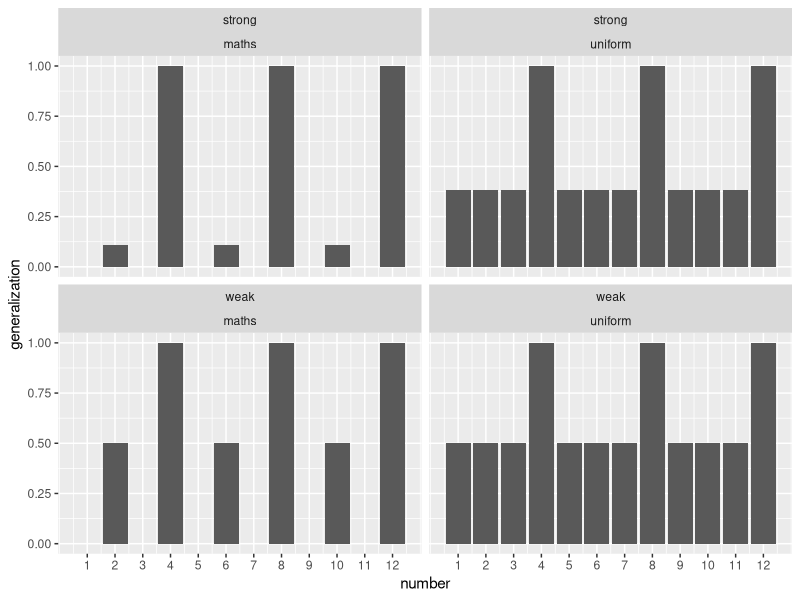

Generate this figure with R:
# todo: use crossing rather than expand.grid


# Code for the number game

library(ggplot2)
library(tidyverse)

# make list (PG) that includes
#   - posterior computed by combining likelihood and prior
#   - generalizations that emerge from this posterior

make_pg<- function(obs, hs, prior, likelihood, priorname, likelihoodname) {

  pg <- list()

  posterior <- prior # initialise the posterior at the prior
  for( o in obs ) { # loop over the observations
    posterior <- posterior * likelihood[,o] # update the posterior 
  }
  
  # "normalise" the posterior so that it sums to 1
  posterior <- posterior / sum( posterior ) 
  pg$p <- posterior

  # now compute the probability that a particular value will turn out to belong   # to the true concept
  n = ncol(likelihood)
  gen <- vector( length=n )
  for( v in 1:n ) {
    consistentHypotheses <- as.logical(hs[,v])
    gen[v] <- sum( posterior[consistentHypotheses] ) 
  }

  # create tibble for subsequent plotting
  x = 1:n
  g <- tibble(x=x)
  g$gen<- gen
  g$prior <- priorname
  g$likelihood <- likelihoodname 
  pg$g <- g

  return(pg)
}

numbergame <- function( obs, plot=TRUE ) {

  n <-  12

  # set up data frame with all possible hypotheses

  hs_all <-  expand.grid(replicate(n, 0:1, simplify = FALSE))
  colnames(hs_all) <- paste("V", 1:n, sep="")
  # drop the empty hypothesis
  hs_all <- hs_all[-1,]
  browser()

  # number of hypotheses
  nH <- nrow(hs_all)
  
  # specify a uniform prior distribution over the full hypothesis space
  prior <- rep.int( 1/nH, nH )
  hs_all$uprior <- prior
  
  # set up data frame with mathematical hypotheses

  hs_math_ex <- list( c(1,2,4,8), c(2,4,6,8,10,12), c(3,6,9,12), c(4,8,12), c(5,10), c(6,12), c(1,4,9), c(1,8) )
  
  nH_math = length(hs_math_ex)
  hs_math <- matrix(0, nH_math,n)
  for (i in 1:length(hs_math_ex)) {
    extension <- hs_math_ex[[i]]
    hs_math[i,extension] <- 1
  }
  hs_math <- as.data.frame(hs_math)

  prior_math <- rep.int( 1/nH_math, nH_math )

  hs_math$mprior <- prior_math

  # combine hs_all and hs_math

  hs <- merge(hs_all, hs_math, all=TRUE)
  hs[is.na(hs)] <- 0

  # relative weight for mathematical hypothesis space compared to full 
  # hypothesis space
  w_math <- 10
  hs$cprior <- hs$mprior + w_math * hs$mprior
  hs$cprior <- hs$cprior / sum(hs$cprior)

  # matrix containing likelihoods for all possible values between 1 and n, 
  # as specified by all nH hypotheses

  sizes <- rowSums(hs[,1:n])

  # strong sampling likelihood
  likelihood_strong <- hs[,1:n]/sizes
  # weak sampling likelihood
  likelihood_weak  <- hs[,1:n] 

  allpg <- list()

  allpg$u_strong <- make_pg(obs, hs[,1:n], hs$uprior, likelihood_strong, "uniform", "strong")
  allpg$u_weak <- make_pg(obs, hs[,1:n], hs$uprior, likelihood_weak, "uniform", "weak")
  allpg$m_strong <- make_pg(obs, hs[,1:n], hs$mprior, likelihood_strong, "maths", "strong")
  allpg$m_weak <- make_pg(obs, hs[,1:n], hs$mprior, likelihood_weak, "maths", "weak")

  output <- rbind(
    allpg$u_strong$g,
    allpg$u_weak$g,
    allpg$m_strong$g,
    allpg$m_weak$g
  )

  if( plot==TRUE ) {
    pic <- output  %>%
        ggplot(aes(x = x, y = gen)) +
        geom_col() +
        scale_x_continuous(breaks=1:n) +  
        facet_wrap(vars(likelihood,prior)) +
        xlab("number") +
        ylab("generalization") 

    plot(pic)
  }

  return(allpg)
}

numbergame(c(4,8,12))
